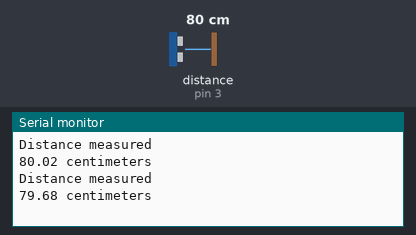
The sketch below on a simulated Arduino Uno, built with avr-gcc and run on an emulated ATmega328P. On the bench: the last lines printed to the serial monitor. Wiring (inferred from the names in the program): ultrasonic range finder: trigger pin 2; echo pin 3. The test bench sets the inputs (shaded band); at power-on: distance to the obstacle (sensor on pin 3) 80 cm. The echo pulse lasts 58.3 µs per cm.

Above: at 1.8 s.
1.9 s: distance to the obstacle (sensor on pin 3) set to 2 cm
At 2.8 s:
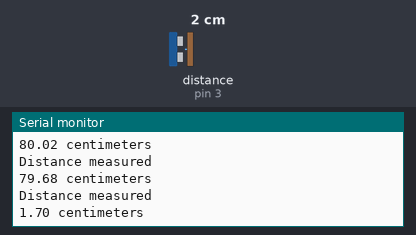
3.4 s: distance to the obstacle (sensor on pin 3) set to 4 cm
At 4.8 s:
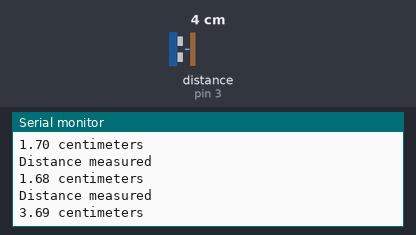
Timing chart, 0 to 6.4 s (numbered marks = the images above; inputs shaded):
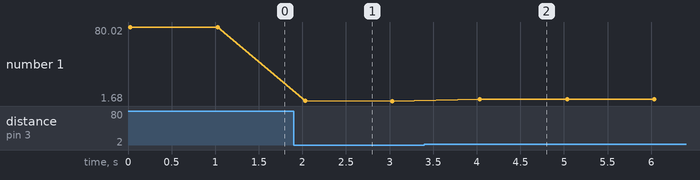

The sketch:

sketch_ultrasonic-sensor_1.0.4.ino
```cpp
int trig=2;
int echo=3;
void setup()
{
  Serial.begin(9600);
  pinMode(trig, OUTPUT);
  pinMode(echo, INPUT);
}
float echo_res;
void loop()
{
  digitalWrite(trig,HIGH);
  delayMicroseconds(10);
  digitalWrite(trig,LOW);
  echo_res=pulseIn(echo, HIGH);
  float dist=0.5*echo_res*343*0.0001;
  Serial.println("Distance measured");
  Serial.print(dist);
  Serial.println(" centimeters");
  Serial.println();
  delay(1000);
}
```

Measured:
- after the input at 1.9 s, the serial monitor: prints a new line after 0.13 s (image 1)
- after the input at 3.4 s, the serial monitor: prints a new line after 0.63 s (image 2)
- plotted number 1: 79.68 → 1.68 after the input at 1.9 s, 1.68 → 3.69 after the input at 3.4 s
